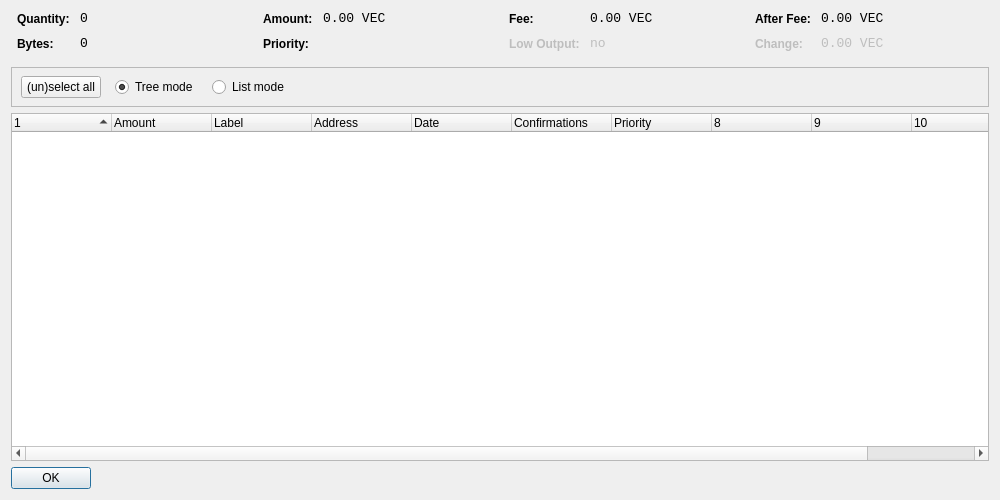
<?xml version="1.0" encoding="UTF-8"?>
<ui version="4.0">
 <class>CoinControlDialog</class>
 <widget class="QDialog" name="CoinControlDialog">
  <property name="geometry">
   <rect>
    <x>0</x>
    <y>0</y>
    <width>1000</width>
    <height>500</height>
   </rect>
  </property>
  <property name="windowTitle">
   <string>Coin Control</string>
  </property>
  <layout class="QVBoxLayout" name="verticalLayout">
   <item>
    <layout class="QHBoxLayout" name="horizontalLayoutTop" stretch="0,0,0,0">
     <property name="topMargin">
      <number>0</number>
     </property>
     <property name="bottomMargin">
      <number>10</number>
     </property>
     <item>
      <layout class="QFormLayout" name="formLayoutCoinControl1">
       <property name="horizontalSpacing">
        <number>10</number>
       </property>
       <property name="verticalSpacing">
        <number>10</number>
       </property>
       <property name="leftMargin">
        <number>6</number>
       </property>
       <property name="rightMargin">
        <number>6</number>
       </property>
       <item row="0" column="0">
        <widget class="QLabel" name="labelCoinControlQuantityText">
         <property name="styleSheet">
          <string notr="true">font-weight:bold;</string>
         </property>
         <property name="text">
          <string>Quantity:</string>
         </property>
        </widget>
       </item>
       <item row="0" column="1">
        <widget class="QLabel" name="labelCoinControlQuantity">
         <property name="font">
          <font>
           <family>Monospace</family>
           <pointsize>10</pointsize>
          </font>
         </property>
         <property name="cursor">
          <cursorShape>IBeamCursor</cursorShape>
         </property>
         <property name="contextMenuPolicy">
          <enum>Qt::ActionsContextMenu</enum>
         </property>
         <property name="text">
          <string notr="true">0</string>
         </property>
         <property name="textInteractionFlags">
          <set>Qt::LinksAccessibleByMouse|Qt::TextSelectableByKeyboard|Qt::TextSelectableByMouse</set>
         </property>
        </widget>
       </item>
       <item row="1" column="0">
        <widget class="QLabel" name="labelCoinControlBytesText">
         <property name="styleSheet">
          <string notr="true">font-weight:bold;</string>
         </property>
         <property name="text">
          <string>Bytes:</string>
         </property>
        </widget>
       </item>
       <item row="1" column="1">
        <widget class="QLabel" name="labelCoinControlBytes">
         <property name="font">
          <font>
           <family>Monospace</family>
           <pointsize>10</pointsize>
          </font>
         </property>
         <property name="cursor">
          <cursorShape>IBeamCursor</cursorShape>
         </property>
         <property name="contextMenuPolicy">
          <enum>Qt::ActionsContextMenu</enum>
         </property>
         <property name="text">
          <string notr="true">0</string>
         </property>
         <property name="textInteractionFlags">
          <set>Qt::LinksAccessibleByMouse|Qt::TextSelectableByKeyboard|Qt::TextSelectableByMouse</set>
         </property>
        </widget>
       </item>
      </layout>
     </item>
     <item>
      <layout class="QFormLayout" name="formLayoutCoinControl2">
       <property name="horizontalSpacing">
        <number>10</number>
       </property>
       <property name="verticalSpacing">
        <number>10</number>
       </property>
       <property name="leftMargin">
        <number>6</number>
       </property>
       <property name="rightMargin">
        <number>6</number>
       </property>
       <item row="0" column="0">
        <widget class="QLabel" name="labelCoinControlAmountText">
         <property name="styleSheet">
          <string notr="true">font-weight:bold;</string>
         </property>
         <property name="text">
          <string>Amount:</string>
         </property>
        </widget>
       </item>
       <item row="0" column="1">
        <widget class="QLabel" name="labelCoinControlAmount">
         <property name="font">
          <font>
           <family>Monospace</family>
           <pointsize>10</pointsize>
          </font>
         </property>
         <property name="cursor">
          <cursorShape>IBeamCursor</cursorShape>
         </property>
         <property name="contextMenuPolicy">
          <enum>Qt::ActionsContextMenu</enum>
         </property>
         <property name="text">
          <string notr="true">0.00 VEC</string>
         </property>
         <property name="textInteractionFlags">
          <set>Qt::LinksAccessibleByMouse|Qt::TextSelectableByKeyboard|Qt::TextSelectableByMouse</set>
         </property>
        </widget>
       </item>
       <item row="1" column="0">
        <widget class="QLabel" name="labelCoinControlPriorityText">
         <property name="styleSheet">
          <string notr="true">font-weight:bold;</string>
         </property>
         <property name="text">
          <string>Priority:</string>
         </property>
        </widget>
       </item>
       <item row="1" column="1">
        <widget class="QLabel" name="labelCoinControlPriority">
         <property name="font">
          <font>
           <family>Monospace</family>
           <pointsize>10</pointsize>
          </font>
         </property>
         <property name="cursor">
          <cursorShape>IBeamCursor</cursorShape>
         </property>
         <property name="contextMenuPolicy">
          <enum>Qt::ActionsContextMenu</enum>
         </property>
         <property name="text">
          <string/>
         </property>
         <property name="textInteractionFlags">
          <set>Qt::LinksAccessibleByMouse|Qt::TextSelectableByKeyboard|Qt::TextSelectableByMouse</set>
         </property>
        </widget>
       </item>
      </layout>
     </item>
     <item>
      <layout class="QFormLayout" name="formLayoutCoinControl3">
       <property name="horizontalSpacing">
        <number>10</number>
       </property>
       <property name="verticalSpacing">
        <number>10</number>
       </property>
       <property name="leftMargin">
        <number>6</number>
       </property>
       <property name="rightMargin">
        <number>6</number>
       </property>
       <item row="0" column="0">
        <widget class="QLabel" name="labelCoinControlFeeText">
         <property name="styleSheet">
          <string notr="true">font-weight:bold;</string>
         </property>
         <property name="text">
          <string>Fee:</string>
         </property>
        </widget>
       </item>
       <item row="0" column="1">
        <widget class="QLabel" name="labelCoinControlFee">
         <property name="font">
          <font>
           <family>Monospace</family>
           <pointsize>10</pointsize>
          </font>
         </property>
         <property name="cursor">
          <cursorShape>IBeamCursor</cursorShape>
         </property>
         <property name="contextMenuPolicy">
          <enum>Qt::ActionsContextMenu</enum>
         </property>
         <property name="text">
          <string notr="true">0.00 VEC</string>
         </property>
         <property name="textInteractionFlags">
          <set>Qt::LinksAccessibleByMouse|Qt::TextSelectableByKeyboard|Qt::TextSelectableByMouse</set>
         </property>
        </widget>
       </item>
       <item row="1" column="0">
        <widget class="QLabel" name="labelCoinControlLowOutputText">
         <property name="enabled">
          <bool>false</bool>
         </property>
         <property name="styleSheet">
          <string notr="true">font-weight:bold;</string>
         </property>
         <property name="text">
          <string>Low Output:</string>
         </property>
        </widget>
       </item>
       <item row="1" column="1">
        <widget class="QLabel" name="labelCoinControlLowOutput">
         <property name="enabled">
          <bool>false</bool>
         </property>
         <property name="font">
          <font>
           <family>Monospace</family>
           <pointsize>10</pointsize>
          </font>
         </property>
         <property name="cursor">
          <cursorShape>IBeamCursor</cursorShape>
         </property>
         <property name="contextMenuPolicy">
          <enum>Qt::ActionsContextMenu</enum>
         </property>
         <property name="text">
          <string notr="true">no</string>
         </property>
         <property name="textInteractionFlags">
          <set>Qt::LinksAccessibleByMouse|Qt::TextSelectableByKeyboard|Qt::TextSelectableByMouse</set>
         </property>
        </widget>
       </item>
      </layout>
     </item>
     <item>
      <layout class="QFormLayout" name="formLayoutCoinControl4">
       <property name="horizontalSpacing">
        <number>10</number>
       </property>
       <property name="verticalSpacing">
        <number>10</number>
       </property>
       <property name="leftMargin">
        <number>6</number>
       </property>
       <property name="rightMargin">
        <number>6</number>
       </property>
       <item row="0" column="0">
        <widget class="QLabel" name="labelCoinControlAfterFeeText">
         <property name="styleSheet">
          <string notr="true">font-weight:bold;</string>
         </property>
         <property name="text">
          <string>After Fee:</string>
         </property>
        </widget>
       </item>
       <item row="0" column="1">
        <widget class="QLabel" name="labelCoinControlAfterFee">
         <property name="font">
          <font>
           <family>Monospace</family>
           <pointsize>10</pointsize>
          </font>
         </property>
         <property name="cursor">
          <cursorShape>IBeamCursor</cursorShape>
         </property>
         <property name="contextMenuPolicy">
          <enum>Qt::ActionsContextMenu</enum>
         </property>
         <property name="text">
          <string notr="true">0.00 VEC</string>
         </property>
         <property name="textInteractionFlags">
          <set>Qt::LinksAccessibleByMouse|Qt::TextSelectableByKeyboard|Qt::TextSelectableByMouse</set>
         </property>
        </widget>
       </item>
       <item row="1" column="0">
        <widget class="QLabel" name="labelCoinControlChangeText">
         <property name="enabled">
          <bool>false</bool>
         </property>
         <property name="styleSheet">
          <string notr="true">font-weight:bold;</string>
         </property>
         <property name="text">
          <string>Change:</string>
         </property>
        </widget>
       </item>
       <item row="1" column="1">
        <widget class="QLabel" name="labelCoinControlChange">
         <property name="enabled">
          <bool>false</bool>
         </property>
         <property name="font">
          <font>
           <family>Monospace</family>
           <pointsize>10</pointsize>
          </font>
         </property>
         <property name="cursor">
          <cursorShape>IBeamCursor</cursorShape>
         </property>
         <property name="contextMenuPolicy">
          <enum>Qt::ActionsContextMenu</enum>
         </property>
         <property name="text">
          <string notr="true">0.00 VEC</string>
         </property>
         <property name="textInteractionFlags">
          <set>Qt::LinksAccessibleByMouse|Qt::TextSelectableByKeyboard|Qt::TextSelectableByMouse</set>
         </property>
        </widget>
       </item>
      </layout>
     </item>
    </layout>
   </item>
   <item>
    <widget class="QFrame" name="frame">
     <property name="minimumSize">
      <size>
       <width>0</width>
       <height>40</height>
      </size>
     </property>
     <property name="frameShape">
      <enum>QFrame::StyledPanel</enum>
     </property>
     <property name="frameShadow">
      <enum>QFrame::Sunken</enum>
     </property>
     <widget class="QWidget" name="horizontalLayoutWidget">
      <property name="geometry">
       <rect>
        <x>10</x>
        <y>0</y>
        <width>781</width>
        <height>41</height>
       </rect>
      </property>
      <layout class="QHBoxLayout" name="horizontalLayoutPanel" stretch="0,0,0,0,0">
       <property name="spacing">
        <number>14</number>
       </property>
       <item>
        <widget class="QPushButton" name="pushButtonSelectAll">
         <property name="sizePolicy">
          <sizepolicy hsizetype="Maximum" vsizetype="Fixed">
           <horstretch>0</horstretch>
           <verstretch>0</verstretch>
          </sizepolicy>
         </property>
         <property name="text">
          <string>(un)select all</string>
         </property>
        </widget>
       </item>
       <item>
        <widget class="QRadioButton" name="radioTreeMode">
         <property name="sizePolicy">
          <sizepolicy hsizetype="Maximum" vsizetype="Fixed">
           <horstretch>0</horstretch>
           <verstretch>0</verstretch>
          </sizepolicy>
         </property>
         <property name="text">
          <string>Tree mode</string>
         </property>
         <property name="checked">
          <bool>true</bool>
         </property>
        </widget>
       </item>
       <item>
        <widget class="QRadioButton" name="radioListMode">
         <property name="sizePolicy">
          <sizepolicy hsizetype="Maximum" vsizetype="Fixed">
           <horstretch>0</horstretch>
           <verstretch>0</verstretch>
          </sizepolicy>
         </property>
         <property name="text">
          <string>List mode</string>
         </property>
        </widget>
       </item>
       <item>
        <spacer name="horizontalSpacer">
         <property name="orientation">
          <enum>Qt::Horizontal</enum>
         </property>
         <property name="sizeHint" stdset="0">
          <size>
           <width>40</width>
           <height>20</height>
          </size>
         </property>
        </spacer>
       </item>
      </layout>
     </widget>
    </widget>
   </item>
   <item>
    <widget class="CoinControlTreeWidget" name="treeWidget">
     <property name="contextMenuPolicy">
      <enum>Qt::CustomContextMenu</enum>
     </property>
     <property name="sortingEnabled">
      <bool>false</bool>
     </property>
     <property name="columnCount">
      <number>11</number>
     </property>
     <attribute name="headerShowSortIndicator" stdset="0">
      <bool>true</bool>
     </attribute>
     <attribute name="headerStretchLastSection">
      <bool>false</bool>
     </attribute>
     <column>
      <property name="text">
       <string/>
      </property>
     </column>
     <column>
      <property name="text">
       <string>Amount</string>
      </property>
     </column>
     <column>
      <property name="text">
       <string>Label</string>
      </property>
     </column>
     <column>
      <property name="text">
       <string>Address</string>
      </property>
     </column>
     <column>
      <property name="text">
       <string>Date</string>
      </property>
     </column>
     <column>
      <property name="text">
       <string>Confirmations</string>
      </property>
      <property name="toolTip">
       <string>Confirmed</string>
      </property>
     </column>
     <column>
      <property name="text">
       <string>Priority</string>
      </property>
     </column>
     <column>
      <property name="text">
       <string/>
      </property>
     </column>
     <column>
      <property name="text">
       <string/>
      </property>
     </column>
     <column>
      <property name="text">
       <string/>
      </property>
     </column>
     <column>
      <property name="text">
       <string/>
      </property>
     </column>
    </widget>
   </item>
   <item>
    <widget class="QDialogButtonBox" name="buttonBox">
     <property name="sizePolicy">
      <sizepolicy hsizetype="Maximum" vsizetype="Fixed">
       <horstretch>0</horstretch>
       <verstretch>0</verstretch>
      </sizepolicy>
     </property>
     <property name="orientation">
      <enum>Qt::Horizontal</enum>
     </property>
     <property name="standardButtons">
      <set>QDialogButtonBox::Ok</set>
     </property>
    </widget>
   </item>
  </layout>
 </widget>
 <customwidgets>
  <customwidget>
   <class>CoinControlTreeWidget</class>
   <extends>QTreeWidget</extends>
   <header>coincontroltreewidget.h</header>
  </customwidget>
 </customwidgets>
 <resources/>
 <connections/>
</ui>
